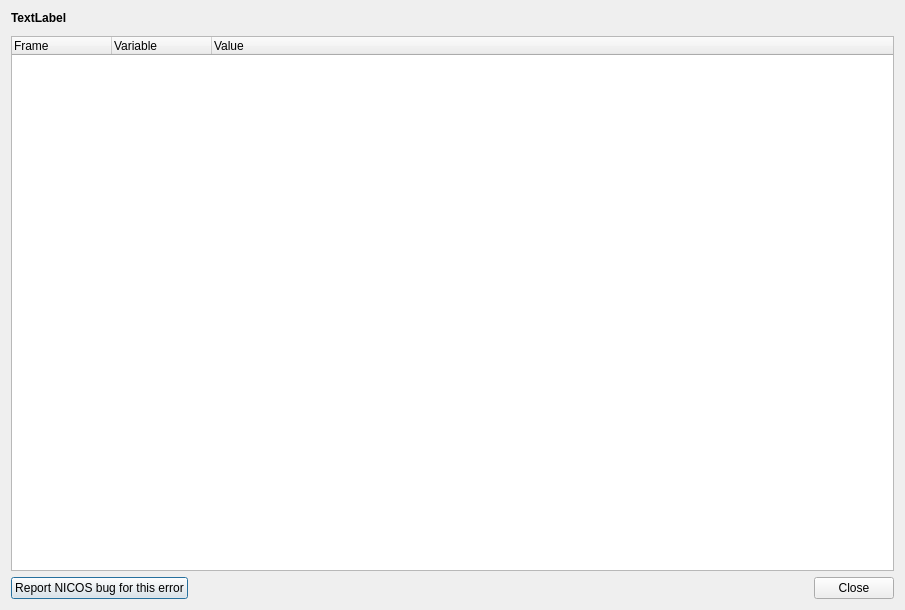
<?xml version="1.0" encoding="UTF-8"?>
<ui version="4.0">
 <class>ErrorDialog</class>
 <widget class="QDialog" name="ErrorDialog">
  <property name="geometry">
   <rect>
    <x>0</x>
    <y>0</y>
    <width>905</width>
    <height>610</height>
   </rect>
  </property>
  <property name="windowTitle">
   <string>Traceback view</string>
  </property>
  <layout class="QVBoxLayout" name="verticalLayout">
   <item>
    <layout class="QVBoxLayout" name="verticalLayout_2">
     <item>
      <widget class="QLabel" name="message">
       <property name="font">
        <font>
         <weight>75</weight>
         <bold>true</bold>
        </font>
       </property>
       <property name="text">
        <string>TextLabel</string>
       </property>
      </widget>
     </item>
     <item>
      <spacer name="verticalSpacer">
       <property name="orientation">
        <enum>Qt::Vertical</enum>
       </property>
       <property name="sizeType">
        <enum>QSizePolicy::Fixed</enum>
       </property>
       <property name="sizeHint" stdset="0">
        <size>
         <width>20</width>
         <height>5</height>
        </size>
       </property>
      </spacer>
     </item>
     <item>
      <widget class="QTreeWidget" name="tree">
       <column>
        <property name="text">
         <string>Frame</string>
        </property>
       </column>
       <column>
        <property name="text">
         <string>Variable</string>
        </property>
       </column>
       <column>
        <property name="text">
         <string>Value</string>
        </property>
       </column>
      </widget>
     </item>
    </layout>
   </item>
   <item>
    <layout class="QHBoxLayout" name="horizontalLayout">
     <item>
      <widget class="QPushButton" name="ticketButton">
       <property name="text">
        <string>Report NICOS bug for this error</string>
       </property>
      </widget>
     </item>
     <item>
      <widget class="QDialogButtonBox" name="buttonBox">
       <property name="orientation">
        <enum>Qt::Horizontal</enum>
       </property>
       <property name="standardButtons">
        <set>QDialogButtonBox::Close</set>
       </property>
       <property name="centerButtons">
        <bool>false</bool>
       </property>
      </widget>
     </item>
    </layout>
   </item>
  </layout>
 </widget>
 <tabstops>
  <tabstop>buttonBox</tabstop>
 </tabstops>
 <resources/>
 <connections>
  <connection>
   <sender>buttonBox</sender>
   <signal>rejected()</signal>
   <receiver>ErrorDialog</receiver>
   <slot>reject()</slot>
   <hints>
    <hint type="sourcelabel">
     <x>325</x>
     <y>156</y>
    </hint>
    <hint type="destinationlabel">
     <x>286</x>
     <y>165</y>
    </hint>
   </hints>
  </connection>
  <connection>
   <sender>buttonBox</sender>
   <signal>accepted()</signal>
   <receiver>ErrorDialog</receiver>
   <slot>accept()</slot>
   <hints>
    <hint type="sourcelabel">
     <x>257</x>
     <y>156</y>
    </hint>
    <hint type="destinationlabel">
     <x>157</x>
     <y>165</y>
    </hint>
   </hints>
  </connection>
 </connections>
</ui>
